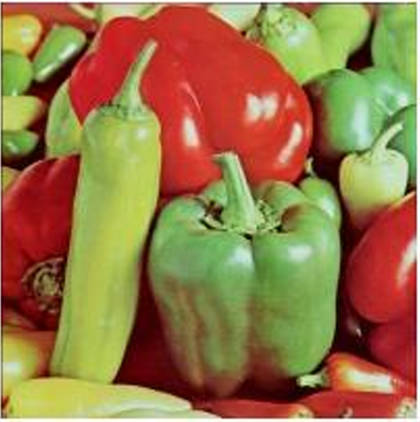
#> input picture image/peppers.jpg, 420 x 422 px, found by its file name
$ python main.py
#> lines starting #> are read from the running program, lines starting #| are printed output that depends on the picture
import cv2
import numpy as np
import matplotlib.pyplot as plt

# Load the image
image = cv2.imread('image\peppers.jpg')
#> image is the input picture: shape (422, 420, 3); mean B, G, R 71.3, 118.2, 151.1
# Convert BGR to RGB for visualization
image_rgb = cv2.cvtColor(image, cv2.COLOR_BGR2RGB)

# Define the target red color in RGB space
target_red = np.array([255, 0, 0])  # Pure red

# Define the threshold for segmentation
threshold = 200

# Calculate the Euclidean distance for each pixel
distance = np.sqrt(
    (image_rgb[:, :, 0] - target_red[0])**2 +
    (image_rgb[:, :, 1] - target_red[1])**2 +
    (image_rgb[:, :, 2] - target_red[2])**2
)
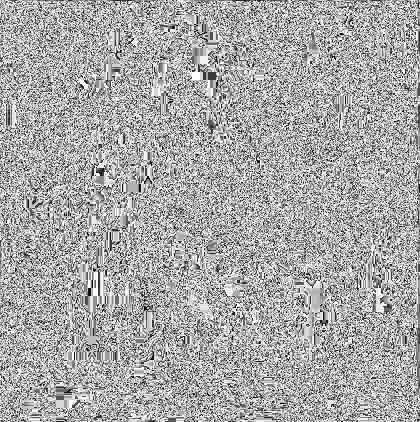
#> distance: shape (422, 420) float16; min 0, max 15.94, mean 10.59; drawn with min black and max white

# Create a binary mask where distance is within the threshold
mask = distance <= threshold
#> mask: shape (422, 420) bool; every value is 1

# Create segmented images for R, G, and B channels
segmented_r = np.zeros_like(image_rgb[:, :, 0])
segmented_g = np.zeros_like(image_rgb[:, :, 1])
segmented_b = np.zeros_like(image_rgb[:, :, 2])

segmented_r[mask] = image_rgb[:, :, 0][mask]
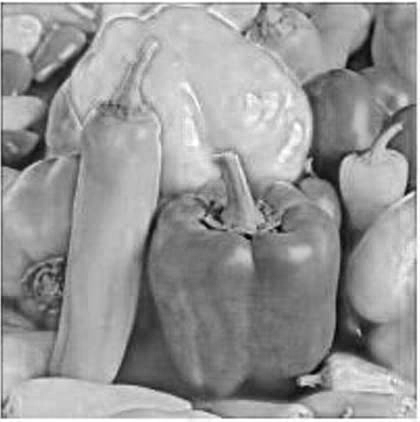
#> segmented_r: shape (422, 420); min 0, max 255, mean 151.1
segmented_g[mask] = image_rgb[:, :, 1][mask]
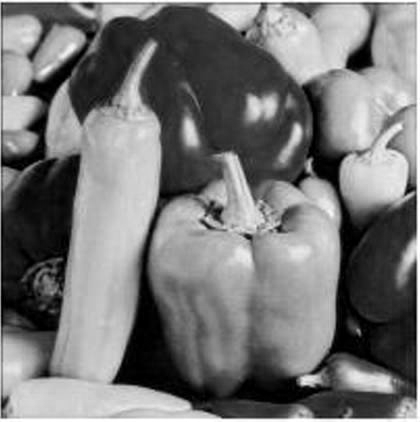
#> segmented_g: shape (422, 420); min 0, max 255, mean 118.2
segmented_b[mask] = image_rgb[:, :, 2][mask]
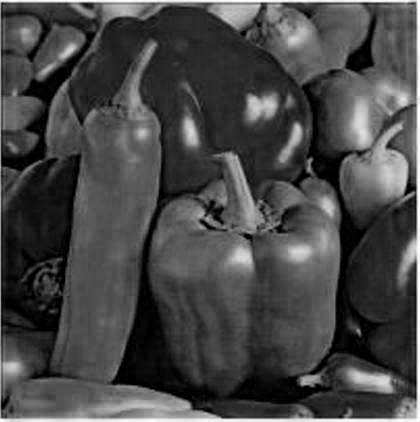
#> segmented_b: shape (422, 420); min 0, max 255, mean 71.3

# Combine the channels for the final segmented image
segmented_image = np.zeros_like(image_rgb)
segmented_image[:, :, 0] = segmented_r
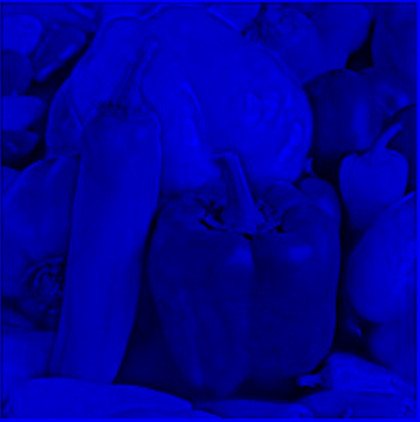
#> segmented_image: shape (422, 420, 3); mean of channels 0, 1, 2 151.1, 0, 0; drawn as B, G, R
segmented_image[:, :, 1] = segmented_g
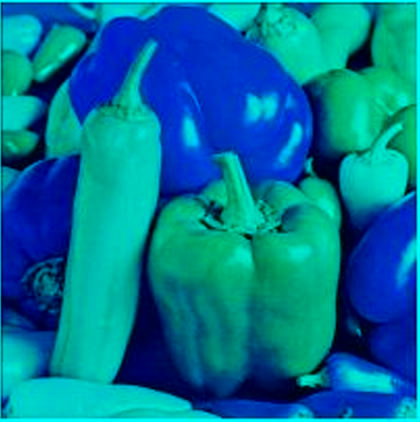
#> segmented_image: shape (422, 420, 3); mean of channels 0, 1, 2 151.1, 118.2, 0; drawn as B, G, R
segmented_image[:, :, 2] = segmented_b

# Plot the results
plt.figure(figsize=(15, 10))

# Original image
plt.subplot(2, 3, 1)
plt.imshow(image_rgb)
plt.title('Original Image')
plt.axis('off')

# Red channel
plt.subplot(2, 3, 2)
plt.imshow(segmented_r, cmap='Reds')
plt.title('Segmented Red Channel')
plt.axis('off')

# Green channel
plt.subplot(2, 3, 3)
plt.imshow(segmented_g, cmap='Greens')
plt.title('Segmented Green Channel')
plt.axis('off')

# Blue channel
plt.subplot(2, 3, 4)
plt.imshow(segmented_b, cmap='Blues')
plt.title('Segmented Blue Channel')
plt.axis('off')

# Final segmented image
plt.subplot(2, 3, 5)
plt.imshow(segmented_image)
plt.title('Final Segmented Image')
plt.axis('off')

# Binary mask
plt.subplot(2, 3, 6)
plt.imshow(mask, cmap='gray')
plt.title('Binary Mask')
plt.axis('off')

plt.tight_layout()
plt.savefig('main_output')
plt.show()
